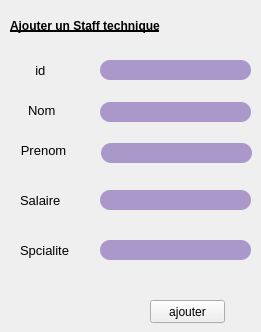
     <widget class="QWidget" name="page_8">
      <widget class="QLabel" name="label_10">
       <property name="geometry">
        <rect>
         <x>10</x>
         <y>10</y>
         <width>241</width>
         <height>31</height>
        </rect>
       </property>
       <property name="styleSheet">
        <string notr="true">font: 75 15pt &quot;Quicksand&quot;;
text-decoration: underline;
font-weight:bold;</string>
       </property>
       <property name="text">
        <string>Ajouter un Staff technique</string>
       </property>
      </widget>
      <widget class="QLineEdit" name="lineEdit_38">
       <property name="geometry">
        <rect>
         <x>100</x>
         <y>60</y>
         <width>151</width>
         <height>20</height>
        </rect>
       </property>
       <property name="styleSheet">
        <string notr="true">border-color: rgb(255, 255, 255);

border-radius: 10px;
background-color: rgb(171, 152, 203);</string>
       </property>
      </widget>
      <widget class="QLineEdit" name="lineEdit_39">
       <property name="geometry">
        <rect>
         <x>100</x>
         <y>102</y>
         <width>151</width>
         <height>20</height>
        </rect>
       </property>
       <property name="styleSheet">
        <string notr="true">border-color: rgb(255, 255, 255);

border-radius: 10px;
background-color: rgb(171, 152, 203);</string>
       </property>
      </widget>
      <widget class="QLineEdit" name="lineEdit_41">
       <property name="geometry">
        <rect>
         <x>101</x>
         <y>143</y>
         <width>151</width>
         <height>20</height>
        </rect>
       </property>
       <property name="styleSheet">
        <string notr="true">border-color: rgb(255, 255, 255);

border-radius: 10px;
background-color: rgb(171, 152, 203);</string>
       </property>
      </widget>
      <widget class="QLineEdit" name="lineEdit_47">
       <property name="geometry">
        <rect>
         <x>100</x>
         <y>190</y>
         <width>151</width>
         <height>20</height>
        </rect>
       </property>
       <property name="styleSheet">
        <string notr="true">border-color: rgb(255, 255, 255);

border-radius: 10px;
background-color: rgb(171, 152, 203);</string>
       </property>
      </widget>
      <widget class="QLineEdit" name="lineEdit_48">
       <property name="geometry">
        <rect>
         <x>100</x>
         <y>240</y>
         <width>151</width>
         <height>20</height>
        </rect>
       </property>
       <property name="styleSheet">
        <string notr="true">border-color: rgb(255, 255, 255);

border-radius: 10px;
background-color: rgb(171, 152, 203);</string>
       </property>
      </widget>
      <widget class="QLabel" name="label_27">
       <property name="geometry">
        <rect>
         <x>10</x>
         <y>60</y>
         <width>71</width>
         <height>20</height>
        </rect>
       </property>
       <property name="font">
        <font>
         <pointsize>10</pointsize>
        </font>
       </property>
       <property name="text">
        <string>       id</string>
       </property>
      </widget>
      <widget class="QLabel" name="label_28">
       <property name="geometry">
        <rect>
         <x>10</x>
         <y>100</y>
         <width>71</width>
         <height>20</height>
        </rect>
       </property>
       <property name="font">
        <font>
         <pointsize>10</pointsize>
        </font>
       </property>
       <property name="text">
        <string>     Nom</string>
       </property>
      </widget>
      <widget class="QLabel" name="label_29">
       <property name="geometry">
        <rect>
         <x>10</x>
         <y>140</y>
         <width>71</width>
         <height>20</height>
        </rect>
       </property>
       <property name="font">
        <font>
         <pointsize>10</pointsize>
        </font>
       </property>
       <property name="text">
        <string>   Prenom</string>
       </property>
      </widget>
      <widget class="QLabel" name="label_30">
       <property name="geometry">
        <rect>
         <x>20</x>
         <y>190</y>
         <width>71</width>
         <height>20</height>
        </rect>
       </property>
       <property name="font">
        <font>
         <pointsize>10</pointsize>
        </font>
       </property>
       <property name="text">
        <string>Salaire</string>
       </property>
      </widget>
      <widget class="QLabel" name="label_31">
       <property name="geometry">
        <rect>
         <x>20</x>
         <y>240</y>
         <width>71</width>
         <height>20</height>
        </rect>
       </property>
       <property name="font">
        <font>
         <pointsize>10</pointsize>
        </font>
       </property>
       <property name="text">
        <string>Spcialite</string>
       </property>
      </widget>
      <widget class="QPushButton" name="pushButton">
       <property name="geometry">
        <rect>
         <x>150</x>
         <y>300</y>
         <width>75</width>
         <height>23</height>
        </rect>
       </property>
       <property name="text">
        <string>ajouter</string>
       </property>
      </widget>
     </widget>
